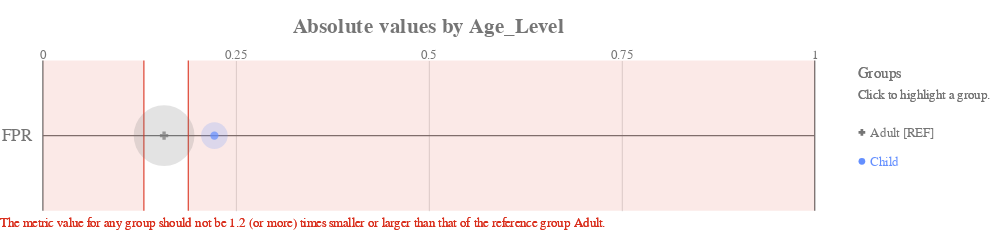

Notebook code for this chart:
### Code cell
ap.absolute(bdf, metrics, 'Age_Level', fairness_threshold = disparity_tolerance)

### Figure 1 — Vega-Lite specification as saved in the notebook (floating-point values rounded to 4 significant figures)
{"config": {"view": {"continuousWidth": 400, "continuousHeight": 300, "strokeWidth": 0}, "axisLeft": {"labelColor": "rgb(117,117,117)", "labelFont": "Arial", "labelFontSize": 16}, "title": {"align": "center", "baseline": "middle", "color": "rgb(117,117,117)", "font": "Arial", "fontSize": 20, "fontWeight": "bold"}}, "layer": [{"data": {"name": "data-b71d65f846bc74ae5caddb3a096fb136"}, "mark": {"type": "rule", "stroke": "rgb(117,117,117)", "strokeWidth": 1.25, "tooltip": ""}, "encoding": {"x": {"type": "quantitative", "field": "start", "scale": {"domain": [0, 1], "range": [40.0, 760.0]}}, "x2": {"field": "end"}, "y": {"type": "nominal", "axis": {"domain": false, "labelAngle": 0, "labelPadding": -30, "orient": "left", "ticks": false, "title": ""}, "field": "y_position", "scale": {"domain": ["FPR"], "range": [17.5, 157.5]}}}}, {"data": {"name": "data-6cfe259518f6c7b358d8f836a73e6b7f"}, "mark": {"type": "rule", "stroke": "rgb(117,117,117)", "strokeWidth": 1.25, "tooltip": ""}, "encoding": {"x": {"type": "quantitative", "field": "x_position", "scale": {"domain": [0, 1], "range": [40.0, 760.0]}}, "y": {"value": 17.5}, "y2": {"value": 157.5}}}, {"data": {"name": "data-60ed1133fa688d151d36705a369482e0"}, "mark": {"type": "text", "align": "center", "color": "rgb(117,117,117)", "font": "Arial", "fontSize": 12, "fontWeight": "normal", "tooltip": ""}, "encoding": {"text": {"type": "nominal", "field": "value"}, "x": {"type": "quantitative", "field": "value", "scale": {"domain": [0, 1], "range": [40.0, 760.0]}}, "y": {"value": 12.25}}}, {"layer": [{"mark": {"type": "rect", "opacity": 0.8, "stroke": "rgb(217, 46, 28)", "strokeWidth": 1.25, "tooltip": ""}, "encoding": {"x": {"type": "quantitative", "field": "lower_threshold_value", "scale": {"domain": [0, 1], "range": [40.0, 760.0]}}, "x2": {"field": "lower_threshold_value"}, "y": {"type": "nominal", "axis": {"domain": false, "grid": false, "labels": false, "ticks": false, "title": " "}, "field": "metric", "scale": {"domain": ["FPR"], "range": [17.5, 157.5]}}}}, {"mark": {"type": "rect", "opacity": 0.8, "stroke": "rgb(217, 46, 28)", "strokeWidth": 1.25, "tooltip": ""}, "encoding": {"x": {"type": "quantitative", "field": "upper_threshold_value", "scale": {"domain": [0, 1], "range": [40.0, 760.0]}}, "x2": {"field": "upper_threshold_value"}, "y": {"type": "nominal", "axis": {"domain": false, "grid": false, "labels": false, "ticks": false, "title": " "}, "field": "metric", "scale": {"domain": ["FPR"], "range": [17.5, 157.5]}}}}, {"layer": [{"mark": {"type": "rect", "fill": "rgb(217, 46, 28)", "opacity": 0.1, "tooltip": ""}, "encoding": {"x": {"type": "quantitative", "field": "lower_threshold_value", "scale": {"domain": [0, 1], "range": [40.0, 760.0]}}, "x2": {"field": "lower_end"}, "y": {"type": "nominal", "axis": {"domain": false, "grid": false, "labels": false, "ticks": false, "title": " "}, "field": "metric", "scale": {"domain": ["FPR"], "range": [17.5, 157.5]}}}}, {"mark": {"type": "rect", "fill": "rgb(217, 46, 28)", "opacity": 0.1, "tooltip": ""}, "encoding": {"x": {"type": "quantitative", "field": "upper_threshold_value", "scale": {"domain": [0, 1], "range": [40.0, 760.0]}}, "x2": {"field": "upper_end"}, "y": {"type": "nominal", "axis": {"domain": false, "grid": false, "labels": false, "ticks": false, "title": " "}, "field": "metric", "scale": {"domain": ["FPR"], "range": [17.5, 157.5]}}}}]}, {"data": {"name": "data-79dd248bdaa0ea02c535240e8ad022c8"}, "mark": {"type": "text", "align": "left", "baseline": "top", "fill": "rgb(217, 46, 28)", "font": "Arial", "fontSize": 12, "fontWeight": "normal", "tooltip": ""}, "encoding": {"text": {"value": "The metric value for any group should not be 1.2 (or more) times smaller or larger than that of the reference group Adult."}, "x": {"value": 0}, "y": {"value": 163.3}}}], "data": {"name": "data-4f70889bd60c12b21139359762424deb"}}, {"layer": [{"mark": "circle"}, {"data": {"name": "data-0b025cc63d1dbed7182f27fee1c40f86"}, "mark": {"type": "circle", "opacity": 0.2}, "encoding": {"color": {"condition": {"type": "nominal", "field": "attribute_value", "legend": null, "scale": {"domain": ["Adult", "Child"], "range": ["rgb(117,117,117)", "rgb(100, 143, 255)", "rgb(254, 97, 0)", "rgb(220, 38, 127)", "rgb(255, 176, 0)", "rgb(120, 94, 240)"]}, "selection": "selector029"}, "value": "rgb(224,224,224)"}, "size": {"type": "quantitative", "field": "group_size", "legend": null, "scale": {"domain": [0, 224.4], "range": [0, 3848.0]}}, "tooltip": [{"type": "nominal", "field": "attribute_value", "title": "Group"}, {"type": "nominal", "field": "tooltip_group_size", "title": "Group Size"}, {"type": "nominal", "field": "tooltip_disparity_explanation_fpr", "title": "Disparity"}, {"type": "quantitative", "field": "fpr", "format": ".2f", "title": "FPR"}], "x": {"type": "quantitative", "axis": {"domain": false, "labels": false, "ticks": false, "title": null, "values": [0.25, 0.5, 0.75]}, "field": "fpr", "scale": {"domain": [0, 1], "range": [40.0, 760.0]}}, "y": {"type": "nominal", "axis": {"domain": false, "grid": false, "labels": false, "ticks": false, "title": " "}, "field": "metric_variable", "scale": {"domain": ["FPR"], "range": [17.5, 157.5]}}}, "selection": {"selector031": {"type": "multi", "empty": "all", "fields": ["attribute_value"]}}, "transform": [{"calculate": "'FPR'", "as": "metric_variable"}]}, {"layer": [{"mark": "point"}, {"data": {"name": "data-0b025cc63d1dbed7182f27fee1c40f86"}, "mark": {"type": "point", "filled": true, "size": 60}, "encoding": {"color": {"condition": {"type": "nominal", "field": "attribute_value", "legend": null, "scale": {"domain": ["Adult", "Child"], "range": ["rgb(117,117,117)", "rgb(100, 143, 255)", "rgb(254, 97, 0)", "rgb(220, 38, 127)", "rgb(255, 176, 0)", "rgb(120, 94, 240)"]}, "selection": "selector029"}, "value": "rgb(224,224,224)"}, "shape": {"type": "nominal", "field": "attribute_value", "legend": null, "scale": {"domain": ["Adult", "Child"], "range": ["cross", "circle"]}}, "tooltip": [{"type": "nominal", "field": "attribute_value", "title": "Group"}, {"type": "nominal", "field": "tooltip_group_size", "title": "Group Size"}, {"type": "nominal", "field": "tooltip_disparity_explanation_fpr", "title": "Disparity"}, {"type": "quantitative", "field": "fpr", "format": ".2f", "title": "FPR"}], "x": {"type": "quantitative", "axis": {"domain": false, "labels": false, "ticks": false, "title": null, "values": [0.25, 0.5, 0.75]}, "field": "fpr", "scale": {"domain": [0, 1], "range": [40.0, 760.0]}}, "y": {"type": "nominal", "axis": {"domain": false, "grid": false, "labels": false, "ticks": false, "title": " "}, "field": "metric_variable", "scale": {"domain": ["FPR"], "range": [17.5, 157.5]}}}, "selection": {"selector030": {"type": "multi", "empty": "all", "fields": ["attribute_value"]}}, "transform": [{"calculate": "'FPR'", "as": "metric_variable"}]}]}]}, {"layer": [{"mark": {"type": "point", "filled": true, "opacity": 1, "size": 39.48}, "encoding": {"color": {"condition": {"type": "nominal", "field": "attribute_value", "legend": null, "scale": {"domain": ["Adult", "Child"], "range": ["rgb(117,117,117)", "rgb(100, 143, 255)", "rgb(254, 97, 0)", "rgb(220, 38, 127)", "rgb(255, 176, 0)", "rgb(120, 94, 240)"]}, "selection": "selector029"}, "value": "rgb(224,224,224)"}, "shape": {"type": "nominal", "field": "attribute_value", "legend": null, "scale": {"domain": ["Adult", "Child"], "range": ["cross", "circle"]}}, "x": {"value": 804}, "y": {"type": "nominal", "axis": {"domain": false, "grid": false, "labels": false, "ticks": false, "title": " "}, "field": "attribute_value", "scale": {"domain": ["Adult", "Child"], "range": [71, 125]}}}, "selection": {"selector029": {"type": "multi", "empty": "all", "fields": ["attribute_value"]}}}, {"mark": {"type": "text", "align": "left", "baseline": "middle", "font": "Arial", "fontSize": 12, "fontWeight": "normal"}, "encoding": {"color": {"condition": {"type": "nominal", "field": "attribute_value", "legend": null, "scale": {"domain": ["Adult", "Child"], "range": ["rgb(117,117,117)", "rgb(100, 143, 255)", "rgb(254, 97, 0)", "rgb(220, 38, 127)", "rgb(255, 176, 0)", "rgb(120, 94, 240)"]}, "selection": "selector029"}, "value": "rgb(224,224,224)"}, "text": {"type": "nominal", "field": "label"}, "x": {"value": 812}, "y": {"type": "nominal", "axis": {"domain": false, "grid": false, "labels": false, "ticks": false, "title": " "}, "field": "attribute_value", "scale": {"domain": ["Adult", "Child"], "range": [71, 125]}}}, "selection": {"selector032": {"type": "multi", "empty": "all", "fields": ["attribute_value"]}}}, {"data": {"name": "data-79dd248bdaa0ea02c535240e8ad022c8"}, "mark": {"type": "text", "align": "left", "baseline": "middle", "color": "rgb(117,117,117)", "font": "Arial", "fontSize": 12, "fontWeight": "normal"}, "encoding": {"text": {"value": "Click to highlight a group."}, "x": {"value": 800}, "y": {"value": 49}}}, {"data": {"name": "data-79dd248bdaa0ea02c535240e8ad022c8"}, "mark": {"type": "text", "align": "left", "baseline": "middle", "color": "rgb(117,117,117)", "font": "Arial", "fontSize": 14, "fontWeight": "normal"}, "encoding": {"text": {"value": "Groups"}, "x": {"value": 800}, "y": {"value": 30}}}], "data": {"name": "data-c443f07771dfdb70b5700726643396b0"}}], "height": 175, "padding": {"top": 15, "bottom": 10}, "resolve": {"scale": {"size": "independent", "y": "independent"}}, "title": "Absolute values by Age_Level", "width": 800, "$schema": "https://vega.github.io/schema/vega-lite/v4.8.1.json", "datasets": {"data-b71d65f846bc74ae5caddb3a096fb136": [{"y_position": "FPR", "start": 0, "end": 1}], "data-6cfe259518f6c7b358d8f836a73e6b7f": [{"x_position": 0}, {"x_position": 1}], "data-60ed1133fa688d151d36705a369482e0": [{"value": 0.0}, {"value": 0.25}, {"value": 0.5}, {"value": 0.75}, {"value": 1.0}], "data-4f70889bd60c12b21139359762424deb": [{"lower_end": 0, "upper_end": 1, "lower_threshold_value": 0.1309, "upper_threshold_value": 0.1884, "metric": "FPR"}], "data-79dd248bdaa0ea02c535240e8ad022c8": [{"a": 1, "b": 0}, {"a": 1, "b": 0}], "data-0b025cc63d1dbed7182f27fee1c40f86": [{"attribute_name": "Age_Level", "attribute_value": "Adult", "group_size": 187, "total_entities": 223, "fpr": 0.157, "fpr_disparity": 1.0, "fpr_disparity_scaled": 0.0, "tooltip_group_size": "187 (83.86%)", "tooltip_disparity_explanation_fpr": "Reference group"}, {"attribute_name": "Age_Level", "attribute_value": "Child", "group_size": 36, "total_entities": 223, "fpr": 0.2222, "fpr_disparity": 1.415, "fpr_disparity_scaled": 0.4152, "tooltip_group_size": "36 (16.14%)", "tooltip_disparity_explanation_fpr": "1.42 times larger FPR than the reference group"}], "data-c443f07771dfdb70b5700726643396b0": [{"attribute_value": "Adult", "label": "Adult [REF]"}, {"attribute_value": "Child", "label": "Child"}]}}
